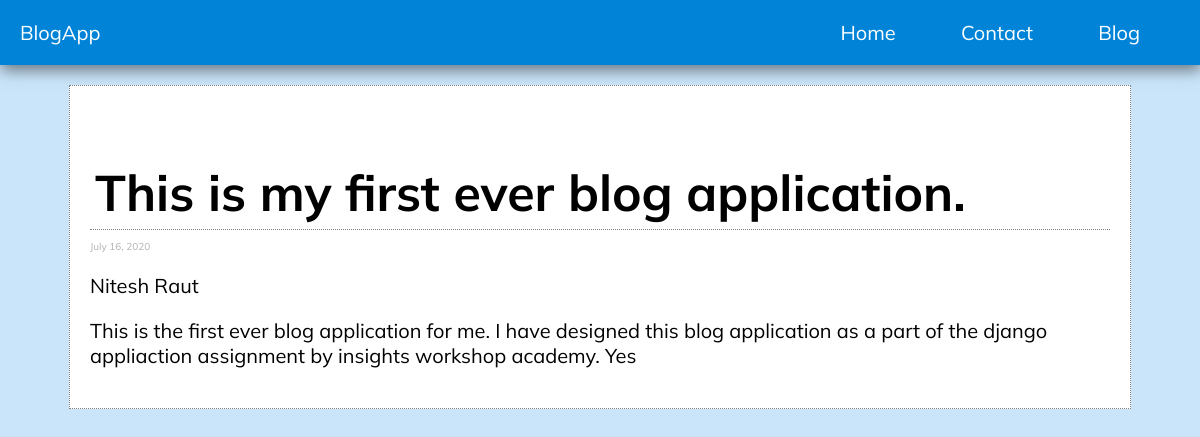
The page /blog/1 on the database its author committed.
### blogapp/models.py (models this page shows, shortened)
class Blog(models.Model):
    title = models.CharField(max_length=150)
    blog_body = models.TextField()
    created_at = models.DateField(auto_now=True)
    updated_at = models.DateField(auto_now_add=True)
    author = models.ForeignKey(Author, on_delete=models.CASCADE)

class Author(models.Model):
    name = models.CharField(max_length=150)
    def __str__(self):
        return self.name

### blogapp/views.py (the view)
# urls.py: path('blog/<int:post_id>', blog_detail, name='blog_detail'),
def blog_detail(request, post_id):
    post = get_object_or_404(Blog, id=post_id)
    context = {
        'post': post
    }
    return render(request, 'blogapp/blog_detail.html', context)

### blogapp/templates/blogapp/blog_detail.html (shortened to what this page needs)
{% extends 'blogapp/base.html' %}
{% block content %}
<section class="blog_posts blog_posts_detail">
    <div class="Card_detail">
        <p class="title_detail">{{ post.title }}</p>
        <div class="blog_content">
            <p class="grey">
                {% if post.updated_at %}
                    {{ post.updated_at }}
                {% else %}
                    {{ post.created_at }}
                {% endif %}
            </p>
            <p>{{ post.author }}</p>
            <p>{{ post.blog_body }}</p>
        </div>
    </div>
</section>
{% endblock %}

### blogapp/static/style.css (style rules this page uses)
body { padding: 0; margin: 0; box-sizing: border-box; color: white; font-size: 20px; font-family: 'Mulish'; background-color: #cae5fa; }
.blog_posts { width: 85%; margin: auto; background-color: white; border: 1px grey dotted; padding: 1em; color: black; }
.blog_posts_detail { margin-top: 1em; }
.title_detail { margin-top: 1em; font-size: 50px; font-weight: bold; border-bottom: 1px grey dotted; margin-bottom: 5px; padding: 5px; }
.grey { font-size: 0.5em; color: #b3b1b1; }

### rows shown on the page
Blog: title "This is my first ever blog application.", updated_at "July 16, 2020", author "Nitesh Raut", blog_body "This is the first ever blog application for me. I have designed this blog application as a part of the django appliaction assignment by insights workshop academy. Yes"
